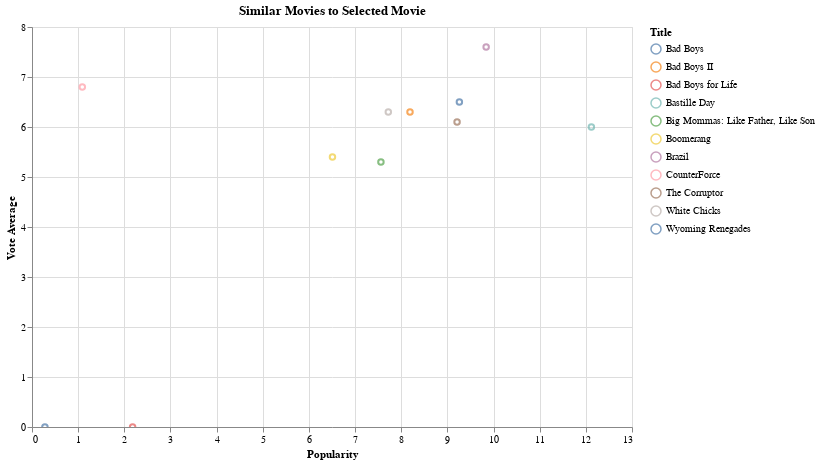

Notebook cell for this chart:
### Code cell
dropdown_symbol = alt.binding_select(options=list(similar_movies["query_title"].unique()), name=" ")
selection_symbol = alt.selection_point(fields=["query_title"], bind=dropdown_symbol, value=filtered_movies['title'].values[0])

# Display the similar movies on a chart
alt.Chart(similar_movies).mark_point().encode(
    alt.X('popularity', title='Popularity'),
    alt.Y('vote_average', title='Vote Average'),
    alt.Color('title', title='Title'),
    tooltip=['title', 'overview']
).add_params(
    selection_symbol
).transform_filter(
    selection_symbol
).properties(
    title='Similar Movies to Selected Movie',
    width=600,
    height=400,
).interactive()

### Figure 1 — Vega-Lite specification as saved in the notebook (floating-point values rounded to 4 significant figures)
{"config": {"view": {"continuousWidth": 300, "continuousHeight": 300}}, "data": {"name": "data-2af7e9d7a2360c12b2ddc7f4c060243a"}, "mark": {"type": "point"}, "encoding": {"color": {"field": "title", "title": "Title", "type": "nominal"}, "tooltip": [{"field": "title", "type": "nominal"}, {"field": "overview", "type": "nominal"}], "x": {"field": "popularity", "title": "Popularity", "type": "quantitative"}, "y": {"field": "vote_average", "title": "Vote Average", "type": "quantitative"}}, "height": 400, "params": [{"name": "param_39", "select": {"type": "point", "fields": ["query_title"]}, "bind": {"input": "select", "options": ["Bad Boys", "La Haine", "GoldenEye", "Don't Be a Menace to South Central While Drinking Your Juice in the Hood", "From Dusk Till Dawn"], "name": " "}, "value": "Bad Boys"}, {"name": "param_40", "select": {"type": "interval", "encodings": ["x", "y"]}, "bind": "scales"}], "title": "Similar Movies to Selected Movie", "transform": [{"filter": {"param": "param_39"}}], "width": 600, "$schema": "https://vega.github.io/schema/vega-lite/v5.17.0.json", "datasets": {"data-2af7e9d7a2360c12b2ddc7f4c060243a": [{"id": 9737.0, "title": "Bad Boys", "overview": "Marcus Burnett is a hen-pecked family man. Mike Lowry is a foot-loose and fancy free ladies' man. Both are Miami policemen, and both have 72 hours to reclaim a consignment of drugs stolen from under their station's nose. To complicate matters, in order to get the assistance of the sole witness to a murder, they have to pretend to be each other.", "popularity": 9.26, "vote_average": 6.5, "query_title": "Bad Boys"}, {"id": 8961.0, "title": "Bad Boys II", "overview": "Out-of-control, trash-talking buddy cops Marcus Burnett and Mike Lowrey of the Miami Narcotics Task Force reunite, and bullets fly, cars crash and laughs explode as they pursue a whacked-out drug lord from the streets of Miami to the barrios of Cuba. But the real fireworks result when Marcus discovers that playboy Mike is secretly romancing Marcus’ sexy sister.", "popularity": 8.19, "vote_average": 6.3, "query_title": "Bad Boys"}, {"id": 38700.0, "title": "Bad Boys for Life", "overview": "The continuing adventures of Miami detectives Mike Lowrey and Marcus Burnett. Plot unknown.", "popularity": 2.18, "vote_average": 0.0, "query_title": "Bad Boys"}, {"id": 111400.0, "title": "Wyoming Renegades", "overview": "Brady Sutton returns from three years in prison and tries to go straight. One a member of the Butch Cassidy gang, he is still suspected of being cahoots with them. When Cassidy and his men rob the bank, he is blamed. Escaping from the townspeople, he once again joins up with Cassidy to wait for a chance to help bring him in.", "popularity": 0.28, "vote_average": 0.0, "query_title": "Bad Boys"}, {"id": 68.0, "title": "Brazil", "overview": "Low-level bureaucrat Sam Lowry escapes the monotony of his day-to-day life through a recurring daydream of himself as a virtuous hero saving a beautiful damsel. Investigating a case that led to the wrongful arrest and eventual death of an innocent man instead of wanted terrorist Harry Tuttle, he meets the woman from his daydream, and in trying to help her gets caught in a web of mistaken identities, mindless bureaucracy and lies.", "popularity": 9.84, "vote_average": 7.6, "query_title": "Bad Boys"}, {"id": 12150.0, "title": "White Chicks", "overview": "Two FBI agent brothers, Marcus and Kevin Copeland, accidentally foil a drug bust. As punishment, they are forced to escort a pair of socialites to the Hamptons, where they're going to be used as bait for a kidnapper. But when the girls realize the FBI's plan, they refuse to go. Left without options, Marcus and Kevin decide to pose as the sisters, transforming themselves from African-American men into a pair of blonde, white women.", "popularity": 7.72, "vote_average": 6.3, "query_title": "Bad Boys"}, {"id": 9455.0, "title": "The Corruptor", "overview": "Danny is a young cop partnered with Nick, a seasoned but ethically tainted veteran. As the two try to stop a gang war in Chinatown, Danny relies on Nick but grows increasingly uncomfortable with the way Nick gets things done.", "popularity": 9.21, "vote_average": 6.1, "query_title": "Bad Boys"}, {"id": 62040.0, "title": "CounterForce", "overview": "An FBI Agent (Michael Rooker) and a female cop (Diane DiLascio) join forces to stop renegade cops who are offing the bad guys. Robert Patrick is the leader of the renegades and Louis Mandylor is a reluctant young cop that is brought into the hit team.", "popularity": 1.09, "vote_average": 6.8, "query_title": "Bad Boys"}, {"id": 38320.0, "title": "Big Mommas: Like Father, Like Son", "overview": "FBI agent Malcolm Turner and his 17-year-old son, Trent, go undercover at an all-girls performing arts school after Trent witnesses a murder. Posing as Big Momma and Charmaine, they must find the murderer before he finds them.", "popularity": 7.56, "vote_average": 5.3, "query_title": "Bad Boys"}, {"id": 333700.0, "title": "Bastille Day", "overview": "Michael Mason is an American pickpocket living in Paris who finds himself hunted by the CIA when he steals a bag that contains more than just a wallet. Sean Briar, the field agent on the case, soon realises that Michael is just a pawn in a much bigger game and is also his best asset to uncover a large-scale conspiracy.", "popularity": 12.12, "vote_average": 6.0, "query_title": "Bad Boys"}, {"id": 11070.0, "title": "Boomerang", "overview": "Marcus is a successful advertising executive who woos and beds women almost at will. After a company merger he finds that his new boss, the ravishing Jacqueline, is treating him in exactly the same way. Completely traumatised by this, his work goes badly downhill.", "popularity": 6.51, "vote_average": 5.4, "query_title": "Bad Boys"}, {"id": 406.0, "title": "La Haine", "overview": "Aimlessly whiling away their days in the concrete environs of their dead-end suburbia, Vinz, Hubert, and Said -- a Jew, African, and an Arab -- give human faces to France's immigrant populations, their bristling resentment at their social marginalization slowly simmering until it reaches a climactic boiling point. La Haine means Hate.", "popularity": 12.11, "vote_average": 7.9, "query_title": "La Haine"}, {"id": 50780.0, "title": "Le Petit Soldat", "overview": "During the Algerian war for independence from France, a young Frenchman living in Geneva who belongs to a right-wing terrorist group and a young woman who belongs to a left-wing terrorist group meet and fall in love. Complications ensue when the man is suspected by the members of his terrorist group of being a double agent.", "popularity": 2.39, "vote_average": 7.3, "query_title": "La Haine"}, {"id": 85740.0, "title": "Free Men", "overview": "In Paris during WWII, an Algerian immigrant is inspired to join the resistance by his unexpected friendship with a Jewish man. Based on not very known facts about the Muslim community in Paris during WWII, when the Paris Mosque and its dynamic leader played a pivotal role in supporting the resistance and rescuing Jews.", "popularity": 0.66, "vote_average": 5.2, "query_title": "La Haine"}, {"id": 25390.0, "title": "March or Die", "overview": "The French Foreign Legion, in the early 20s, is tasked to protect a group of Archaeologists in the middle east. After scenes depicting the hardship of day-to-day Foreign Legion life, and the ragtag collection of people who join, the local Arabs take offence at the Archaeologists and declare Jihad. A large battle takes place, with the inevitable last stand.", "popularity": 1.63, "vote_average": 6.2, "query_title": "La Haine"}, {"id": 26930.0, "title": "Wild Reeds", "overview": "Set in rural France during the end of the Algerian war, and immersed in the music of the sixties, this film follows four students in friendship and love. Francois's best friend is a girl Maite, but instead he falls in love with a boy Serge, while Serge is falling for Maite. Henri is the outsider, an Algerian-born frenchman who has fled the war, and the catalyst for Francois to find his identity.", "popularity": 2.12, "vote_average": 7.4, "query_title": "La Haine"}, {"id": 162300.0, "title": "Love Exists", "overview": "A social commentary on post-war France's urban developments.", "popularity": 0.04, "vote_average": 5.0, "query_title": "La Haine"}, {"id": 4781.0, "title": "The War Is Over", "overview": "A group of Spanish refugees try to organize protests from France. Their network is under constant threat by the police and some of them have recently been arrested. The main character (played by Yves Montand) dedicated his whole life to the battle but he feels forever estranged. He doesn't find his place nor in his adoptive country (France) nor in love.\n But this film is not about the story, it's all about style. Alain Resnais has an original approach in this film and this is the thing that makes this film worth watching.", "popularity": 0.66, "vote_average": 5.7, "query_title": "La Haine"}, {"id": 67980.0, "title": "I Just Want to Kiss You", "overview": "An homage to the French New Wave and a touching story of friendship and love.", "popularity": 0.1, "vote_average": 5.5, "query_title": "La Haine"}, {"id": 85050.0, "title": "London, Paris, New York", "overview": "London Paris New York is a film that captures the angst of the twenties, the most dramatic period of one's life - when you have to find a career, you have your first significant relationship and most importantly form your identity in this world. This is story about Lalitha, a middle class south Indian girl from Chembur (an eastern suburb in Mumbai) who is on her way to New York to study politics with full scholarship, and Nikhil, a Punjabi, rich kid from Bandra (a posh western suburb of Mumbai) who is going to study Film Making in London on 100% dad's money. They decide to hangout together one evening in London and find that they are completely drawn to each other even as their future lies on separate continents.  The film follows their personal journey and their love story as they meet in London, Paris and New York for a night each over eight years. The film is in three chapters and each chapter is shot in a manner that mirrors the mental state of Nikhil and Lalitha.", "popularity": 0.34, "vote_average": 8.0, "query_title": "La Haine"}, {"id": 224900.0, "title": "Red Wing", "overview": "A socially thought-provoking and stirring love story based on the French novella, 'François Le Champi' by George Sand.", "popularity": 1.2, "vote_average": 5.5, "query_title": "La Haine"}, {"id": 117500.0, "title": "Blow for Blow", "overview": "The film describes a strike in a French textile factory, when the striking workers occupy the factory.", "popularity": 0.4, "vote_average": 7.0, "query_title": "La Haine"}, {"id": 710.0, "title": "GoldenEye", "overview": "James Bond must unmask the mysterious head of the Janus Syndicate and prevent the leader from utilizing the GoldenEye weapons system to inflict devastating revenge on Britain.", "popularity": 14.69, "vote_average": 6.6, "query_title": "GoldenEye"}, {"id": 700.0, "title": "Octopussy", "overview": "James Bond is sent to investigate after a fellow “00” agent is found dead with a priceless Farberge egg. James bond follows the mystery and uncovers a smuggling scandal and a Russian General who wants to provoke a new World War.", "popularity": 10.62, "vote_average": 6.2, "query_title": "GoldenEye"}, {"id": 708.0, "title": "The Living Daylights", "overview": "James Bond helps a Russian General escape into the west. He soon finds out that the KGB wants to kill him for helping the General. A little while later the General is kidnapped from the Secret Service leading 007 to be suspicious.", "popularity": 12.19, "vote_average": 6.2, "query_title": "GoldenEye"}, {"id": 36670.0, "title": "Never Say Never Again", "overview": "James Bond returns as the secret agent 007 one more time to battle the evil organization SPECTRE. Bond must defeat Largo, who has stolen two atomic warheads for nuclear blackmail. But Bond has an ally in Largo's girlfriend, the willowy Domino, who falls for Bond and seeks revenge. This is the last time for Sean Connery as Her Majesty's Secret Agent 007.", "popularity": 10.23, "vote_average": 5.8, "query_title": "GoldenEye"}, {"id": 682.0, "title": "The Man with the Golden Gun", "overview": "A golden bullet has 007 engraved on it as it smashes into the secret service headquarters. The bullet came from the professional killer Scaramanga who has yet to miss a target and James Bond begins a mission to try and stop him.", "popularity": 12.13, "vote_average": 6.4, "query_title": "GoldenEye"}, {"id": 12210.0, "title": "Casino Royale", "overview": "Sir James Bond is called back out of retirement to stop SMERSH. In order to trick SMERSH, James thinks up the ultimate plan - that every agent will be named 'James Bond'. One of the Bonds, whose real name is Evelyn Tremble is sent to take on Le Chiffre in a game of baccarat, but all the Bonds get more than they can handle.", "popularity": 13.3, "vote_average": 5.3, "query_title": "GoldenEye"}, {"id": 709.0, "title": "Licence to Kill", "overview": "James Bond and his American colleague Felix Leiter arrest the drug lord Sanchez who succeeds in escaping and takes revenge on Felix and his wife. Bond knows but just one thing: revenge.", "popularity": 11.14, "vote_average": 5.9, "query_title": "GoldenEye"}, {"id": 206600.0, "title": "Spectre", "overview": "A cryptic message from Bond’s past sends him on a trail to uncover a sinister organization. While M battles political forces to keep the secret service alive, Bond peels back the layers of deceit to reveal the terrible truth behind SPECTRE.", "popularity": 24.93, "vote_average": 6.3, "query_title": "GoldenEye"}, {"id": 253.0, "title": "Live and Let Die", "overview": "James Bond must investigate a mysterious murder case of a British agent in New Orleans. Soon he finds himself up against a gangster boss named Mr. Big.", "popularity": 9.77, "vote_average": 6.4, "query_title": "GoldenEye"}, {"id": 658.0, "title": "Goldfinger", "overview": "Special agent 007 (Sean Connery) comes face to face with one of the most notorious villains of all time, and now he must outwit and outgun the powerful tycoon to prevent him from cashing in on a devious scheme to raid Fort Knox -- and obliterate the world's economy.", "popularity": 13.79, "vote_average": 7.2, "query_title": "GoldenEye"}, {"id": 646.0, "title": "Dr. No", "overview": "In the film that launched the James Bond saga, Agent 007 battles mysterious Dr. No, a scientific genius bent on destroying the U.S. space program. As the countdown to disaster begins, Bond must go to Jamaica, where he encounters beautiful Honey Ryder, to confront a megalomaniacal villain in his massive island headquarters.", "popularity": 19.93, "vote_average": 6.9, "query_title": "GoldenEye"}, {"id": 10610.0, "title": "Don't Be a Menace to South Central While Drinking Your Juice in the Hood", "overview": "When Ashtray (Shawn Wayans) moves to South Central L.A. to live with his father (who appears to be the same age he is) and grandmother (who likes to talk tough and smoke reefer), he falls in with his gang-banging cousin Loc Dog (Marlon Wayans), who along with the requisite pistols and Uzi carries a thermo-nuclear warhead for self-defense. Will Ashtray be able to keep living the straight life?", "popularity": 11.7, "vote_average": 6.2, "query_title": "Don't Be a Menace to South Central While Drinking Your Juice in the Hood"}, {"id": 44710.0, "title": "The Bet", "overview": "Two rival \"brothers-in-law\" make a bet that they can stop smoking for 2 weeks. But, it's just not that easy...", "popularity": 4.06, "vote_average": 6.2, "query_title": "Don't Be a Menace to South Central While Drinking Your Juice in the Hood"}, {"id": 44620.0, "title": "The Man Who Quit Smoking", "overview": "The Plot focuses on Dante Alighieri, a young man who loves smoking. When his father dies Dante inherits $17 million on one special condition: He must give up smoking in 14 days and then stay smoke-free for an entire year. If he fails, his uncle inherits the $17 million instead. Dante has a living hell while trying to quit, and hires a private detective agency called Little Secret Service who he gives free hands to stop him from smoking, While his uncle, who has taken up smoking himself, also does everything he can to make Dante smoke again.", "popularity": 0.54, "vote_average": 6.7, "query_title": "Don't Be a Menace to South Central While Drinking Your Juice in the Hood"}, {"id": 153800.0, "title": "Straight A's", "overview": "Pressured by his deceased mother's ghost to return home to the family he abandoned, a former addict grabs a bag of pills and a sack of marijuana and hits the road to Shreveport.", "popularity": 3.59, "vote_average": 5.2, "query_title": "Don't Be a Menace to South Central While Drinking Your Juice in the Hood"}, {"id": 383700.0, "title": "Before the Streets", "overview": "Menacing smoke rises over the forests of Manawan. Shawnouk has lost touch with the traditions of the Atikamekw people, and he struggles with daily life on the reservation. His mother's boyfriend is a policeman, and though he means well, Shawnouk won't accept him as part of the family. There's so much missing in his life. One night, Shawnouk gets involved in a break-in. When the home-owner turns up, Shawnouk pushes himself between the man and the gun. In the end, he is the one with blood on his hands. He goes into hiding in the vast forests of Québec. In the search for his roots, he faces regret, pain and anger. Fire and smoke, the ancient trees, and the music of his ancestors help Shawnouk to face his biggest challenge: the confrontation with himself.", "popularity": 0.15, "vote_average": 4.0, "query_title": "Don't Be a Menace to South Central While Drinking Your Juice in the Hood"}, {"id": 324800.0, "title": "The Snake Brothers", "overview": "Brothers Grass and Cobra Snake, in their late and early thirties respectively, live in a small Czech town not far from Prague. Coming from a disfunctional family, they both feel unable to build up a life to be satisfied with. Grass, unemployed and still without a girl, does not know how to escape from the shadow of his druggie and troublemaker brother Cobra. Things seem to change for Grass when all at once he gets the opportunity to be part of a promising business and starts a relationship with the waitress of a local pub. It is just then when Cobra and his addiction show up in his life once more to put him on the verge of losing everything he achieved. But this time Grass is determined to not let anybody or anything stop his last chance in life to be happy and he decides to teach his brother a life lesson he should never forget.... A lesson that uncontrollably turns into a nightmare...", "popularity": 0.75, "vote_average": 7.3, "query_title": "Don't Be a Menace to South Central While Drinking Your Juice in the Hood"}, {"id": 91470.0, "title": "Man from Del Rio", "overview": "Mexican gunfighter Dave Robles outdraws the town's outlaw-turned-sheriff and is invited to fill the dead man's shoes. But a tin star doesn't bring automatic respectability and Robles is shunned by the town's leading citizens. His popularity with its less-savory element, particularly saloonkeeper Bannister, wanes dramatically, too, as he starts to take his job seriously. It is his love for a decent, caring woman that keeps Dave in town, but can she convince him to lay down his gun and start a new life?", "popularity": 0.78, "vote_average": 7.1, "query_title": "Don't Be a Menace to South Central While Drinking Your Juice in the Hood"}, {"id": 20080.0, "title": "Nice Dreams", "overview": "Cheech and Chong house sit for a marijuana grower and rip off the crop. Stalked by keystone-style cops, Los Guys have a series of encounters with L.A. area characters even weirder than themselves", "popularity": 11.39, "vote_average": 6.6, "query_title": "Don't Be a Menace to South Central While Drinking Your Juice in the Hood"}, {"id": 374300.0, "title": "Stick Man", "overview": "Stick Man lives in the family tree with his Stick Lady Love and their stick children three, and he's heading on an epic adventure across the seasons. Will he get back to his family in time for Christmas?", "popularity": 5.67, "vote_average": 7.5, "query_title": "Don't Be a Menace to South Central While Drinking Your Juice in the Hood"}, {"id": 26800.0, "title": "Denis Leary: No Cure for Cancer", "overview": "Ticked off comic Denis Leary talks honestly about subjects ranging from smoking, red meat, drugs, his family, rehab, and yes, cancer.", "popularity": 1.6, "vote_average": 7.1, "query_title": "Don't Be a Menace to South Central While Drinking Your Juice in the Hood"}, {"id": 10880.0, "title": "Avalon", "overview": "In a future world, young people are increasingly becoming addicted to an illegal (and potentially deadly) battle simulation game called Avalon. When Ash, a star player, hears of rumors that a more advanced level of the game exists somewhere, she gives up her loner ways and joins a gang of explorers. Even if she finds the gateway to the next level, will she ever be able to come back to reality?", "popularity": 5.02, "vote_average": 6.8, "query_title": "Don't Be a Menace to South Central While Drinking Your Juice in the Hood"}, {"id": 755.0, "title": "From Dusk Till Dawn", "overview": "Seth Gecko and his younger brother Richard are on the run after a bloody bank robbery in Texas. They escape across the border into Mexico and will be home-free the next morning, when they pay off the local kingpin. They just have to survive 'from dusk till dawn' at the rendezvous point, which turns out to be a Hell of a strip joint.", "popularity": 15.34, "vote_average": 6.9, "query_title": "From Dusk Till Dawn"}, {"id": 150000.0, "title": "Django's Cut Price Corpses", "overview": "The Cortez brothers rob a bank and flee beyond the Mexican border. On their trail are various people, each for a different reason: Sheriff Fulton is sent by the robbed bank to recuperate the money; Django, a head-hunter, is after them for the reward money; Pickwick is after a saddle stolen from him by the Cortez brothers; Pedro and Dolores, saloon owners, also would like to have the loot.", "popularity": 0.37, "vote_average": 5.0, "query_title": "From Dusk Till Dawn"}, {"id": 126200.0, "title": "Desolation Canyon", "overview": "Following a bank robbery, the responsible gang stops by the home of one of their members and kidnaps his son. The sheriff enlists the aid of a retired gunfighter, who is the boy's grandfather. On the gang's trail, they find there are two bounty hunters also after the gang for crimes in Mexico.", "popularity": 0.57, "vote_average": 6.0, "query_title": "From Dusk Till Dawn"}, {"id": 37620.0, "title": "Palookaville", "overview": "Jerry and his two pals, Russ and Syd, are just looking for some easy money to help them break out of their nowhere lives in their nowhere town. Despite a bungled jewelry store heist which exposes their incompetence as criminals, a fateful event (and an old black-and-white film) convinces them that they can pull off an armored-truck robbery. While they are busy plotting their caper, their dysfunctional families spin out of control, all around them.", "popularity": 1.67, "vote_average": 5.4, "query_title": "From Dusk Till Dawn"}, {"id": 90730.0, "title": "Hate for Hate", "overview": "After being captured during a bank robbery, a cowboy is sent to a prison located in a swamp, where he contracts malaria. He soon escapes and, with the help of a Mexican, sets out to track down his partner, who escaped from the bank robbery with all the money.", "popularity": 0.0, "vote_average": 0.0, "query_title": "From Dusk Till Dawn"}, {"id": 163500.0, "title": "Sunday in the Country", "overview": "Three vicious thugs are on the run in rural America after robbing a local bank. They seek refuge at the home of a reclusive farmer, but he is prepared for their arrival and holds them at gunpoint. Unable to let them simply wait for the law, he decides to take them into into his cellar and torture them a little before the police arrive.", "popularity": 0.0, "vote_average": 7.8, "query_title": "From Dusk Till Dawn"}, {"id": 15480.0, "title": "Love and a .45", "overview": "Small-time criminal Watty Watts attempts to rob a convenience store with his drug-addict buddy, Billy Mack Black. The robbery, however, leads to murder, and soon Watty leaves Billy behind and goes on the run with his beloved girlfriend, Starlene. Heading toward Mexico, the fugitive couple gets plenty of media coverage, until there are even more people on their trail. Can Watty and Starlene make it south of the border without getting caught?", "popularity": 3.41, "vote_average": 5.5, "query_title": "From Dusk Till Dawn"}, {"id": 146100.0, "title": "Django and Sartana Are Coming... It's the End", "overview": "A gang of vicious outlaws lead by the crazed Black Burt Keller abduct Jessica Colby and decide to flee to Mexico. Shrewd bounty hunter Django and saintly roving gunslinger Sartana join forces to rescue the poor lass from the gang's vile clutches.", "popularity": 0.21, "vote_average": 5.0, "query_title": "From Dusk Till Dawn"}, {"id": 41860.0, "title": "Bandolero!", "overview": "Posing as a hangman, Mace Bishop arrives in town with the intention of freeing a gang of outlaws, including his brother, from the gallows. Mace urges his younger brother to give up crime. The sheriff chases the brothers to Mexico. They join forces, however, against a group of Mexican bandits.", "popularity": 1.47, "vote_average": 6.2, "query_title": "From Dusk Till Dawn"}, {"id": 150700.0, "title": "His Name was King", "overview": "The Benson brothers, who are smuggling guns across the Mexican border, kill King's brother and rape his wife. King must stop their illegal activities, find who is behind them and gain revenge for his family.", "popularity": 0.43, "vote_average": 6.3, "query_title": "From Dusk Till Dawn"}, {"id": 222600.0, "title": "Matinée", "overview": "Jorge and Aarón, two young boys growing up in a quiet town often miss classes to go together to the cinema matinee. One day they are kidnapped by robbers while traveling in a truck. After the disintegration of the band, they begin to participate in the robberies until the adventure turns into something more sinister and dangerous.", "popularity": 0.65, "vote_average": 6.3, "query_title": "From Dusk Till Dawn"}]}}
